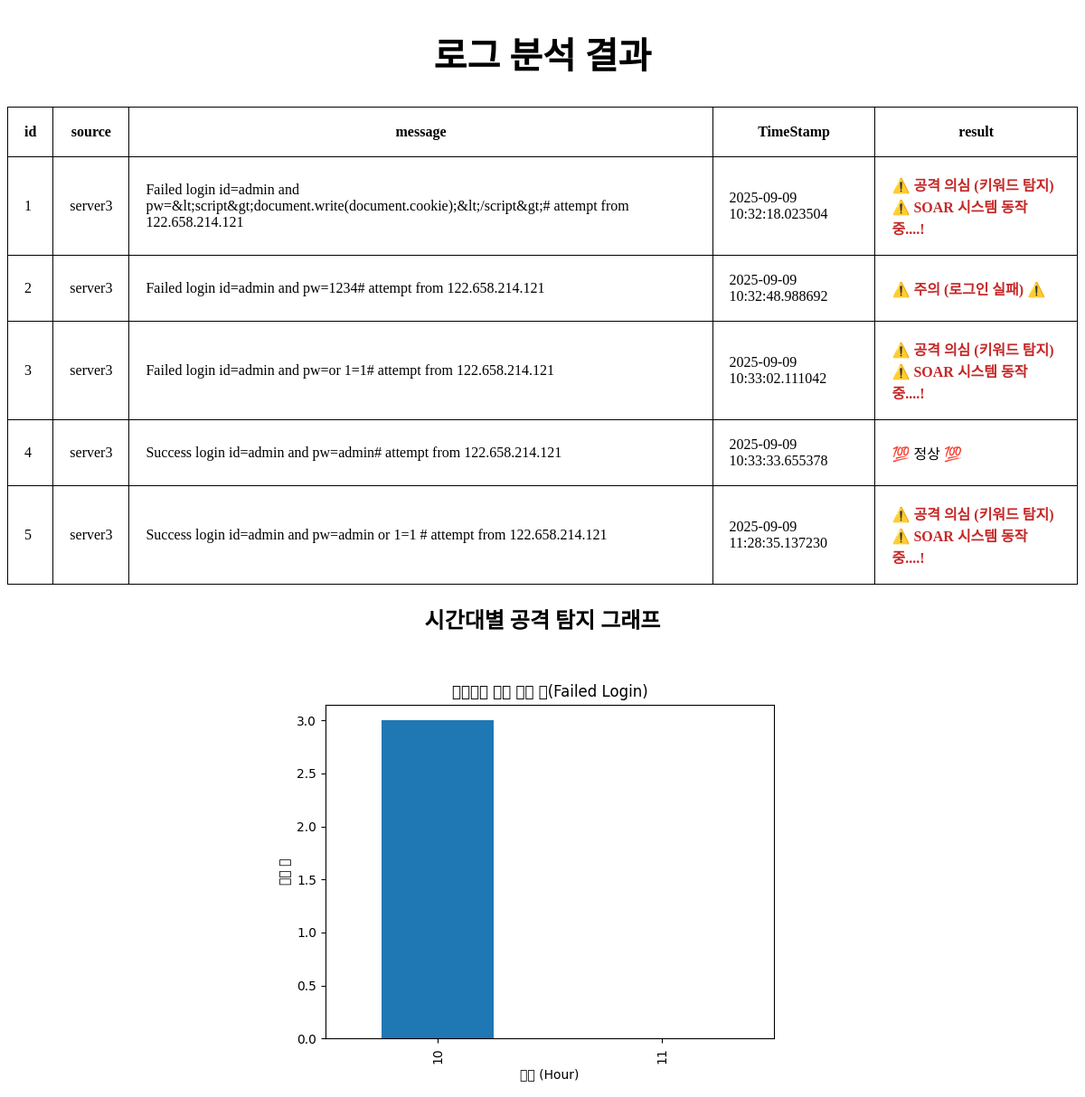
The page / on the database its author committed.
### tables this page shows
CREATE TABLE logs (
                id INTEGER PRIMARY KEY AUTOINCREMENT,
                source TEXT,
                message TEXT,
                TimeStamp TEXT
            );

### XOAR_PROJECT_1/app.py (the view)
@app.route('/')
def index():
    conn = sqlite3.connect("siem.db")
    df = pd.read_sql_query("SELECT * FROM logs ORDER BY id ASC", conn)
    conn.close()
    if not df.empty:
        df["message_safe"] = df["message"].astype(str).apply(html.escape)
        def classify_log(msg):
            for keyword in suspicious_keywords:
                if keyword in msg.lower():
                    return "⚠️ 공격 의심 (키워드 탐지) ⚠️ SOAR 시스템 동작 중....!"
            if "failed login" in msg.lower():
                return "⚠️ 주의 (로그인 실패) ⚠️"
            return "💯 정상 💯"
        df["result"] = df["message"].astype(str).apply(classify_log)
        rows = [
            {
                "id": r["id"],
                "source": html.escape(str(r["source"])),
                "message": r["message_safe"],
                "TimeStamp": html.escape(str(r["TimeStamp"])),
                "result": html.escape(str(r["result"])),
            }
            for _, r in df.iterrows()
        ]
        columns = ["id", "source", "message", "TimeStamp", "result"]
    else:
        rows = []
        columns = ["id", "source", "message", "TimeStamp", "result"]
    return render_template("index.html", rows=rows, columns=columns)

### XOAR_PROJECT_1/app.py (called while the page is built)
@app.after_request
def set_security_headers(resp):
    resp.headers["Content-Security-Policy"] = "default-src 'self'; img-src 'self' data:;"
    resp.headers["X-Content-Type-Options"] = "nosniff"
    resp.headers["Referrer-Policy"] = "no-referrer"
    return resp

### XOAR_PROJECT_1/templates/index.html (shortened to what this page needs)
<!doctype html>
<html lang="ko">
<head>
  <link rel="stylesheet" href="{{ url_for('static', filename='style.css') }}">
</head>
<body>
  <h1>로그 분석 결과</h1>
  <table>
    <thead>
      <tr>
        {% for c in columns %}<th>{{ c }}</th>{% endfor %}
      </tr>
    </thead>
    <tbody>
      {% for r in rows %}
      <tr>
        <td>{{ r.id }}</td>
        <td>{{ r.source }}</td>
        <td>{{ r.message }}</td>
        <td>{{ r.TimeStamp }}</td>
        <td class="{{ 'warn' if '⚠️' in r.result else '' }}">{{ r.result }}</td>
      </tr>
      {% endfor %}
    </tbody>
  </table>
  <h2>시간대별 공격 탐지 그래프</h2>
  <div><img src="/chart.png" alt="chart"></div>
</body>
</html>

### XOAR_PROJECT_1/static/style.css (style rules this page uses)
h1 { text-align: center; margin: 30px 0; font-size: 30pt; }
table th, table td { padding: 18px; border: 1px solid #000; }
div { text-align: center; }
table { margin: 0 auto; border-collapse: collapse; }
h2 { text-align: center; }
.warn { color: #c62828; font-weight: bold; }

### rows shown on the page
logs: id "1", source "server3", message "Failed login id=admin and pw=&lt;script&gt;document.write(document.cookie);&lt;/script&gt;# attempt from 122.658.214.121", TimeStamp "2025-09-09 10:32:18.023504", result "⚠️ 공격 의심 (키워드 탐지) ⚠️ SOAR 시스템 동작 중....!"
logs: id "2", source "server3", message "Failed login id=admin and pw=1234# attempt from 122.658.214.121", TimeStamp "2025-09-09 10:32:48.988692", result "⚠️ 주의 (로그인 실패) ⚠️"
logs: id "3", source "server3", message "Failed login id=admin and pw=or 1=1# attempt from 122.658.214.121", TimeStamp "2025-09-09 10:33:02.111042", result "⚠️ 공격 의심 (키워드 탐지) ⚠️ SOAR 시스템 동작 중....!"
logs: id "4", source "server3", message "Success login id=admin and pw=admin# attempt from 122.658.214.121", TimeStamp "2025-09-09 10:33:33.655378", result "💯 정상 💯"
logs: id "5", source "server3", message "Success login id=admin and pw=admin or 1=1 # attempt from 122.658.214.121", TimeStamp "2025-09-09 11:28:35.137230", result "⚠️ 공격 의심 (키워드 탐지) ⚠️ SOAR 시스템 동작 중....!"

### other values the page prints
{{ c }} "id" "source" "message" "TimeStamp" "result"
